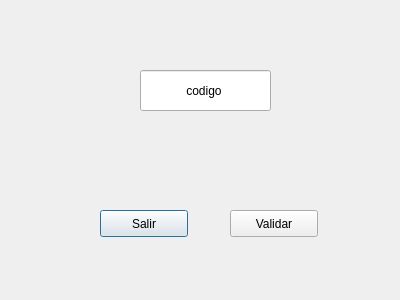
<?xml version="1.0" encoding="UTF-8"?>
<ui version="4.0">
 <class>ventanaCodigo</class>
 <widget class="QDialog" name="ventanaCodigo">
  <property name="geometry">
   <rect>
    <x>0</x>
    <y>0</y>
    <width>400</width>
    <height>300</height>
   </rect>
  </property>
  <property name="windowTitle">
   <string>Dialog</string>
  </property>
  <property name="styleSheet">
   <string notr="true">border-image: url(:/imagenes/blanca.png);</string>
  </property>
  <widget class="QPushButton" name="botonSalir">
   <property name="geometry">
    <rect>
     <x>100</x>
     <y>210</y>
     <width>88</width>
     <height>27</height>
    </rect>
   </property>
   <property name="text">
    <string>Salir</string>
   </property>
  </widget>
  <widget class="QPushButton" name="botonValidar">
   <property name="geometry">
    <rect>
     <x>230</x>
     <y>210</y>
     <width>88</width>
     <height>27</height>
    </rect>
   </property>
   <property name="text">
    <string>Validar</string>
   </property>
  </widget>
  <widget class="QLineEdit" name="lineCodigo">
   <property name="geometry">
    <rect>
     <x>140</x>
     <y>70</y>
     <width>131</width>
     <height>41</height>
    </rect>
   </property>
   <property name="styleSheet">
    <string notr="true">border-image: url(:/imagenes/blanca.png);</string>
   </property>
   <property name="text">
    <string>             codigo</string>
   </property>
  </widget>
 </widget>
 <resources/>
 <connections/>
</ui>
